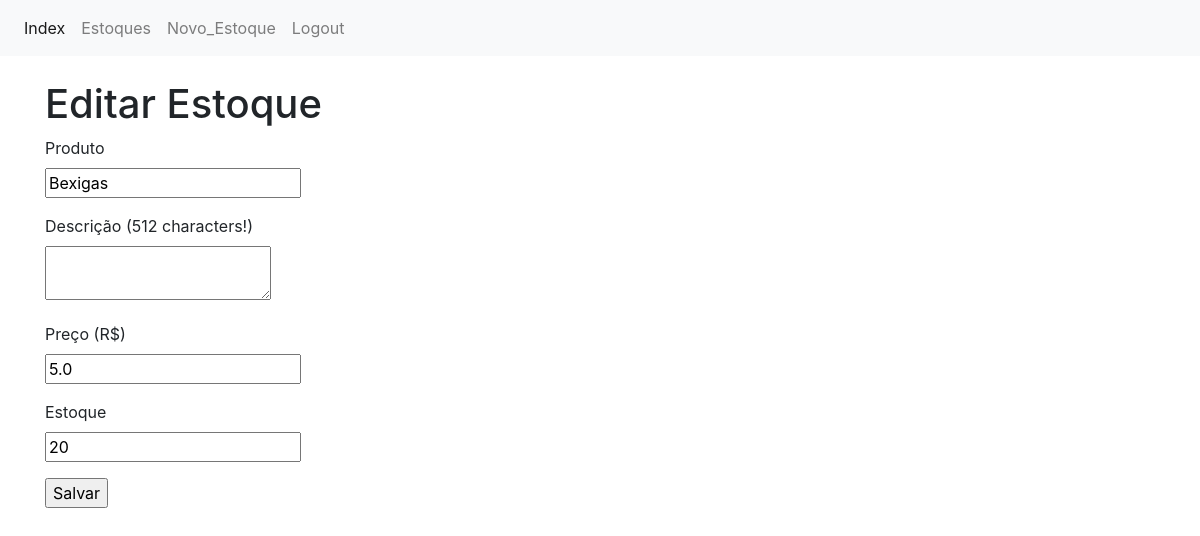
Page /estoques/3/editar (signed in) on the committed database.
### app/models/estoque.py (models this page shows, shortened)
class Estoque(db.Model):
  id = db.Column(db.Integer(), primary_key=True)
  produto_nome = db.Column(db.String(64), index=True, unique=True)
  produto_dsc = db.Column(db.String(512), index=True)
  qtd_estoque = db.Column(db.Integer(), index=True)
  qtd_vendidos = db.Column(db.Integer(), index=True)
  preco = db.Column(db.Float(), index=True)
  avaliacao = db.Column(db.Float(), index=True)
  timestamp = db.Column(db.DateTime(), index=True, default=datetime.utcnow)
  usuario_id = db.Column(db.Integer(), db.ForeignKey('usuario.id'))

### app/controllers/default.py (the view, shortened to what this page needs)
@app.route("/estoques/<id>/editar", methods=['GET', 'POST'])
@login_required
def estoque_editar(id):
  form = EstoqueForm()
  e = Estoque.query.get(id)
  if e is None:
    return abort(404)
  return render_template("estoque_edicao.html", form=form, estoque=e, Logged=current_user.is_authenticated)

### app/models/forms.py
class EstoqueForm(FlaskForm):
  produto_nome = StringField('Produto', validators=[DataRequired()])
  produto_dsc = TextAreaField('Descrição', validators=[DataRequired()])
  qtd_estoque = IntegerField('Estoque', validators=[DataRequired()])
  preco = DecimalField('Preço', places = 2, rounding = None, validators=[DataRequired()])
  submit = SubmitField('Salvar')

### app/models/usuario.py (called while the page is built)
@login.user_loader
def load_user(id):
  return Usuario.query.get(int(id))

### app/templates/estoque_edicao.html (shortened to what this page needs)
{% extends 'bootstrap/base.html' %}
{% block html_attribs %} lang="pt-BR"{% endblock %}
{% block styles %}
<link rel="stylesheet" href="https://stackpath.bootstrapcdn.com/bootstrap/4.1.3/css/bootstrap.min.css">
{% endblock %}
{% block content %}
<nav class="navbar navbar-expand-lg navbar-light bg-light">
  <div class="collapse navbar-collapse" id="navbarNavAltMarkup">
    <div class="navbar-nav">
      <a class="nav-item nav-link active" href="/">Index</a>
      <a class="nav-item nav-link" href="/estoques">Estoques</a>
      <a class="nav-item nav-link" href="/estoques/novo">Novo_Estoque</a>
      <a class="nav-item nav-link" href="/logout">Logout</a>
    </div>
  </div>
</nav>
<br>
<div class="container">
  <h1>Editar Estoque</h1>
  <form action="" method="post">
    <p>
      {{ form.produto_nome.label }}<br>
      {{ form.produto_nome(value = estoque.produto_nome) }}
    </p>
    <p>
      {{ form.produto_dsc.label }} (512 characters!)<br>
      {{ form.produto_dsc(value = estoque.produto_dsc) }}
    </p>
    <p>
      {{ form.preco.label }} (R$)<br>
      {{ form.preco(value = estoque.preco) }}
    </p>
    <p>
      {{ form.qtd_estoque.label }}<br>
      {{ form.qtd_estoque(value = estoque.qtd_estoque) }}
    </p>
    <p>
      {{ form.submit() }}
    </p>
  </form>
</div>
{% endblock %}

### rows in the picture
Estoque: produto_nome "Bexigas", preco "5.0", qtd_estoque "20"
